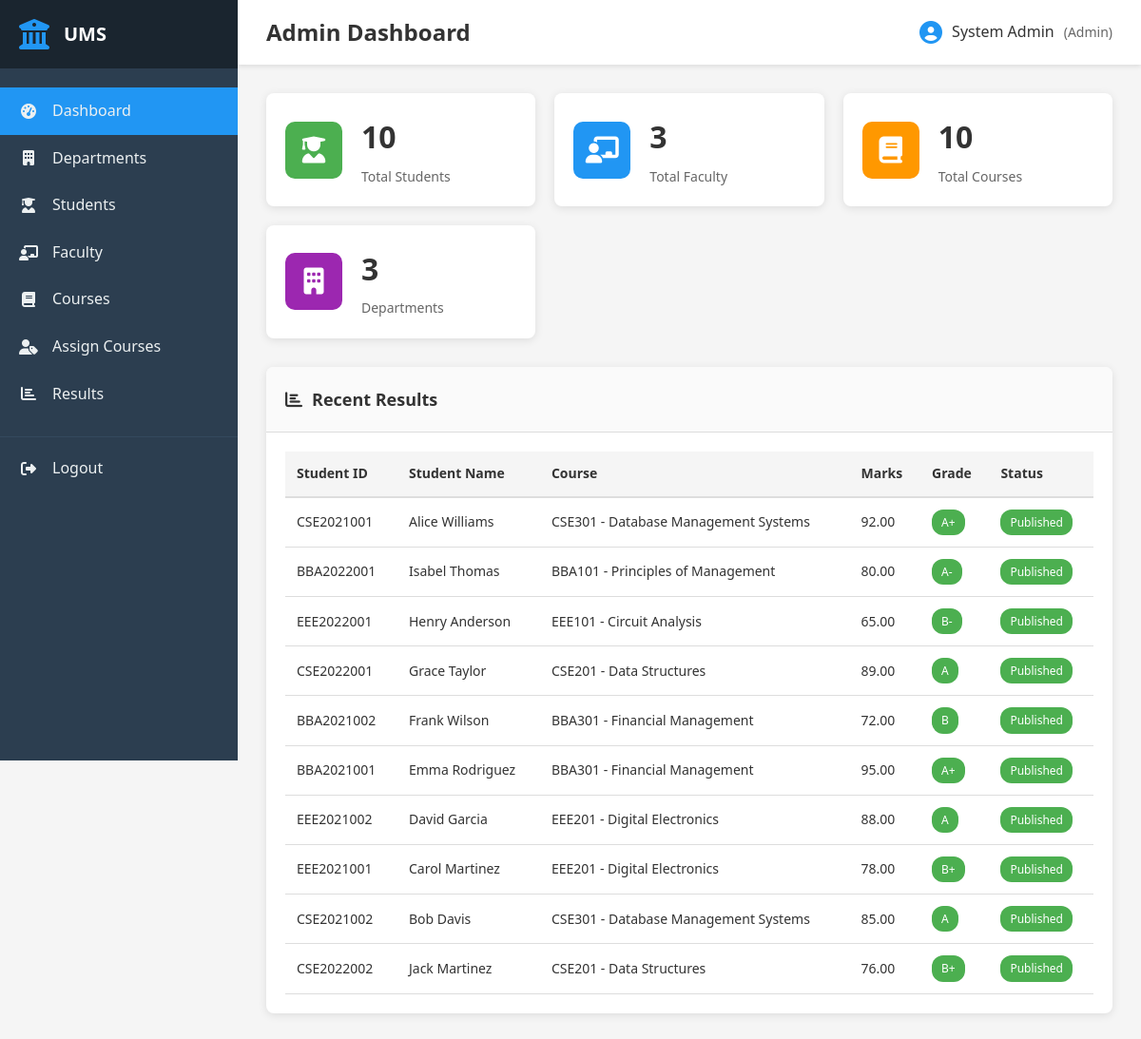
/admin/index.php (signed in), run on the app's committed database.
### tables this page shows
CREATE TABLE results (
    id INT AUTO_INCREMENT PRIMARY KEY,
    student_id INT NOT NULL,
    course_id INT NOT NULL,
    marks DECIMAL(5,2) NOT NULL,
    grade VARCHAR(5),
    grade_point DECIMAL(3,2),
    faculty_id INT,
    semester INT NOT NULL,
    academic_year VARCHAR(10) NOT NULL,
    published TINYINT(1) DEFAULT 0,
    created_at TIMESTAMP DEFAULT CURRENT_TIMESTAMP,
    updated_at TIMESTAMP DEFAULT CURRENT_TIMESTAMP ON UPDATE CURRENT_TIMESTAMP,
    FOREIGN KEY (student_id) REFERENCES students(id) ON DELETE CASCADE,
    FOREIGN KEY (course_id) REFERENCES courses(id) ON DELETE CASCADE,
    FOREIGN KEY (faculty_id) REFERENCES faculty(id) ON DELETE SET NULL
);

CREATE TABLE students (
    id INT AUTO_INCREMENT PRIMARY KEY,
    user_id INT NOT NULL,
    student_id VARCHAR(20) NOT NULL UNIQUE,
    name VARCHAR(100) NOT NULL,
    department_id INT,
    year INT NOT NULL,
    semester INT NOT NULL,
    created_at TIMESTAMP DEFAULT CURRENT_TIMESTAMP,
    FOREIGN KEY (user_id) REFERENCES users(id) ON DELETE CASCADE,
    FOREIGN KEY (department_id) REFERENCES departments(id) ON DELETE SET NULL
);

CREATE TABLE courses (
    id INT AUTO_INCREMENT PRIMARY KEY,
    course_code VARCHAR(20) NOT NULL UNIQUE,
    course_name VARCHAR(150) NOT NULL,
    credit DECIMAL(3,1) NOT NULL,
    department_id INT,
    semester INT NOT NULL,
    created_at TIMESTAMP DEFAULT CURRENT_TIMESTAMP,
    FOREIGN KEY (department_id) REFERENCES departments(id) ON DELETE SET NULL
);

### includes/functions.php (called while the page is built, shortened)
<?php
function hasRole($role) {
    return isset($_SESSION['role']) && $_SESSION['role'] === $role;
}
function clean($data) {
    return htmlspecialchars($data, ENT_QUOTES, 'UTF-8');
}
?>

### admin/index.php (the view, shortened to what this page needs)
<?php
require_once __DIR__ . '/../includes/functions.php';
$page_title = 'Admin Dashboard';
$total_students = $conn->query("SELECT COUNT(*) as count FROM students")->fetch_assoc()['count'];
$total_faculty = $conn->query("SELECT COUNT(*) as count FROM faculty")->fetch_assoc()['count'];
$total_courses = $conn->query("SELECT COUNT(*) as count FROM courses")->fetch_assoc()['count'];
$total_departments = $conn->query("SELECT COUNT(*) as count FROM departments")->fetch_assoc()['count'];
$recent_results = $conn->query("
    SELECT r.*, s.name as student_name, s.student_id, c.course_name, c.course_code
    FROM results r
    JOIN students s ON r.student_id = s.id
    JOIN courses c ON r.course_id = c.id
    ORDER BY r.created_at DESC
    LIMIT 10
");
include __DIR__ . '/../includes/header.php';
?>
<div class="dashboard-stats">
    <div class="stat-card">
        <div class="stat-icon" style="background: #4CAF50;">
            <i class="fas fa-user-graduate"></i>
        </div>
        <div class="stat-details">
            <h3><?php echo $total_students; ?></h3>
            <p>Total Students</p>
        </div>
    </div>
    <div class="stat-card">
        <div class="stat-icon" style="background: #2196F3;">
            <i class="fas fa-chalkboard-teacher"></i>
        </div>
        <div class="stat-details">
            <h3><?php echo $total_faculty; ?></h3>
            <p>Total Faculty</p>
        </div>
    </div>
    <div class="stat-card">
        <div class="stat-icon" style="background: #FF9800;">
            <i class="fas fa-book"></i>
        </div>
        <div class="stat-details">
            <h3><?php echo $total_courses; ?></h3>
            <p>Total Courses</p>
        </div>
    </div>
    <div class="stat-card">
        <div class="stat-icon" style="background: #9C27B0;">
            <i class="fas fa-building"></i>
        </div>
        <div class="stat-details">
            <h3><?php echo $total_departments; ?></h3>
            <p>Departments</p>
        </div>
    </div>
</div>
<div class="content-card">
    <div class="card-header">
        <h3><i class="fas fa-chart-bar"></i> Recent Results</h3>
    </div>
    <div class="card-body">
        <div class="table-responsive">
            <table class="data-table">
                <thead>
                    <tr>
                        <th>Student ID</th>
                        <th>Student Name</th>
                        <th>Course</th>
                        <th>Marks</th>
                        <th>Grade</th>
                        <th>Status</th>
                    </tr>
                </thead>
                <tbody>
                    <?php while ($row = $recent_results->fetch_assoc()): ?>
                    <tr>
                        <td><?php echo clean($row['student_id']); ?></td>
                        <td><?php echo clean($row['student_name']); ?></td>
                        <td><?php echo clean($row['course_code'] . ' - ' . $row['course_name']); ?></td>
                        <td><?php echo clean($row['marks']); ?></td>
                        <td><span class="badge badge-<?php echo $row['grade'] == 'F' ? 'danger' : 'success'; ?>"><?php echo clean($row['grade']); ?></span></td>
                        <td>
                            <?php if ($row['published']): ?>
                                <span class="badge badge-success">Published</span>
                            <?php else: ?>
                                <span class="badge badge-warning">Draft</span>
                            <?php endif; ?>
                        </td>
                    </tr>
                    <?php endwhile; ?>
                </tbody>
            </table>
        </div>
    </div>
</div>
<?php include __DIR__ . '/../includes/footer.php'; ?>

### includes/header.php (shortened to what this page needs)
<!DOCTYPE html>
<html lang="en">
<head>
    <link rel="stylesheet" href="/assets/css/style.css">
    <link rel="stylesheet" href="https://cdnjs.cloudflare.com/ajax/libs/font-awesome/6.4.0/css/all.min.css">
</head>
<body>
    <?php if (isset($_SESSION['user_id'])): ?>
    <div class="main-wrapper">
        <?php include __DIR__ . '/sidebar.php'; ?>
        <div class="content-wrapper">
            <header class="top-header">
                <div class="header-left">
                    <h1 class="page-title"><?php echo isset($page_title) ? clean($page_title) : 'Dashboard'; ?></h1>
                </div>
                <div class="header-right">
                    <div class="user-info">
                        <i class="fas fa-user-circle"></i>
                        <span><?php echo clean($_SESSION['name']); ?></span>
                        <span class="user-role">(<?php echo ucfirst(clean($_SESSION['role'])); ?>)</span>
                    </div>
                </div>
            </header>
            <main class="main-content">
    <?php else: ?>
    <div class="login-wrapper">
    <?php endif; ?>

### includes/sidebar.php (shortened to what this page needs)
<aside class="sidebar" id="sidebar">
    <div class="sidebar-header">
        <i class="fas fa-university"></i>
        <h2>UMS</h2>
    </div>
    <nav class="sidebar-nav">
        <?php if (hasRole('admin')): ?>
            <a href="/admin/index.php" class="nav-item">
                <i class="fas fa-tachometer-alt"></i>
                <span>Dashboard</span>
            </a>
            <a href="/admin/departments.php" class="nav-item">
                <i class="fas fa-building"></i>
                <span>Departments</span>
            </a>
            <a href="/admin/students.php" class="nav-item">
                <i class="fas fa-user-graduate"></i>
                <span>Students</span>
            </a>
            <a href="/admin/faculty.php" class="nav-item">
                <i class="fas fa-chalkboard-teacher"></i>
                <span>Faculty</span>
            </a>
            <a href="/admin/courses.php" class="nav-item">
                <i class="fas fa-book"></i>
                <span>Courses</span>
            </a>
            <a href="/admin/assign-courses.php" class="nav-item">
                <i class="fas fa-user-tag"></i>
                <span>Assign Courses</span>
            </a>
            <a href="/admin/results.php" class="nav-item">
                <i class="fas fa-chart-bar"></i>
                <span>Results</span>
            </a>
        <?php endif; ?>
        <a href="/logout.php" class="nav-item nav-logout">
            <i class="fas fa-sign-out-alt"></i>
            <span>Logout</span>
        </a>
    </nav>
</aside>

### includes/footer.php (shortened to what this page needs)
    <?php if (isset($_SESSION['user_id'])): ?>
            </main>
        </div>
    </div>
    <?php else: ?>
    </div>
    <?php endif; ?>
</body>
</html>

### assets/css/style.css (style rules this page uses)
* { margin: 0; padding: 0; box-sizing: border-box; }
:root { --primary-color: #2196F3; --secondary-color: #1976D2; --success-color: #4CAF50; --danger-color: #f44336; --warning-color: #FF9800; --info-color: #00BCD4; --dark-color: #333; --light-color: #f5f5f5; --border-color: #ddd; --sidebar-width: 250px; }
body { font-family: 'Segoe UI', Tahoma, Geneva, Verdana, sans-serif; background: #f5f5f5; color: #333; line-height: 1.6; }
.main-wrapper { display: flex; min-height: 100vh; }
.sidebar { width: var(--sidebar-width); background: #2c3e50; color: white; position: fixed; height: 100vh; overflow-y: auto; transition: transform 0.3s ease; z-index: 1000; }
.sidebar-header { padding: 20px; background: #1a252f; display: flex; align-items: center; gap: 15px; }
.sidebar-header i { font-size: 32px; color: var(--primary-color); }
.sidebar-header h2 { font-size: 20px; font-weight: 600; }
.sidebar-nav { padding: 20px 0; }
.nav-item { display: flex; align-items: center; gap: 15px; padding: 12px 20px; color: #ecf0f1; text-decoration: none; transition: all 0.3s ease; }
.nav-item.active { background: var(--primary-color); }
.nav-item i { width: 20px; text-align: center; }
.nav-logout { margin-top: 20px; border-top: 1px solid #34495e; padding-top: 20px; }
.content-wrapper { flex: 1; margin-left: var(--sidebar-width); display: flex; flex-direction: column; }
.top-header { background: white; padding: 15px 30px; box-shadow: 0 2px 5px rgba(0,0,0,0.1); display: flex; justify-content: space-between; align-items: center; position: sticky; top: 0; z-index: 100; }
.header-left { display: flex; align-items: center; gap: 20px; }
.page-title { font-size: 24px; color: var(--dark-color); font-weight: 600; }
.user-info { display: flex; align-items: center; gap: 10px; color: var(--dark-color); }
.user-info i { font-size: 24px; color: var(--primary-color); }
.user-role { color: #666; font-size: 14px; }
.main-content { padding: 30px; flex: 1; }
.dashboard-stats { display: grid; grid-template-columns: repeat(auto-fit, minmax(250px, 1fr)); gap: 20px; margin-bottom: 30px; }
.stat-card { background: white; border-radius: 8px; padding: 20px; display: flex; align-items: center; gap: 20px; box-shadow: 0 2px 10px rgba(0,0,0,0.1); transition: transform 0.3s ease; }
.stat-icon { width: 60px; height: 60px; border-radius: 10px; display: flex; align-items: center; justify-content: center; color: white; font-size: 28px; }
.stat-details h3 { font-size: 32px; font-weight: 700; color: var(--dark-color); margin-bottom: 5px; }
.stat-details p { color: #666; font-size: 14px; }
.content-card { background: white; border-radius: 8px; box-shadow: 0 2px 10px rgba(0,0,0,0.1); margin-bottom: 20px; overflow: hidden; }
.card-header { padding: 20px; border-bottom: 1px solid var(--border-color); background: #fafafa; }
.card-header h3 { font-size: 18px; font-weight: 600; color: var(--dark-color); display: flex; align-items: center; gap: 10px; }
.card-body { padding: 20px; }
.table-responsive { overflow-x: auto; }
.data-table { width: 100%; border-collapse: collapse; font-size: 14px; }
.data-table thead { background: #f5f5f5; }
.data-table th { padding: 12px; text-align: left; font-weight: 600; color: var(--dark-color); border-bottom: 2px solid var(--border-color); }
.data-table td { padding: 12px; border-bottom: 1px solid var(--border-color); }
.badge { display: inline-block; padding: 4px 10px; border-radius: 12px; font-size: 12px; font-weight: 500; }
.badge-success { background: var(--success-color); color: white; }

### data on the page
results: student.student_id "CSE2021001", student.name "Alice Williams", course.course_name "CSE301 - Database Management Systems", marks "92.00", grade "A+", published "Published"
results: student.student_id "BBA2022001", student.name "Isabel Thomas", course.course_name "BBA101 - Principles of Management", marks "80.00", grade "A-", published "Published"
results: student.student_id "EEE2022001", student.name "Henry Anderson", course.course_name "EEE101 - Circuit Analysis", marks "65.00", grade "B-", published "Published"
results: student.student_id "CSE2022001", student.name "Grace Taylor", course.course_name "CSE201 - Data Structures", marks "89.00", grade "A", published "Published"
results: student.student_id "BBA2021002", student.name "Frank Wilson", course.course_name "BBA301 - Financial Management", marks "72.00", grade "B", published "Published"
results: student.student_id "BBA2021001", student.name "Emma Rodriguez", course.course_name "BBA301 - Financial Management", marks "95.00", grade "A+", published "Published"
results: student.student_id "EEE2021002", student.name "David Garcia", course.course_name "EEE201 - Digital Electronics", marks "88.00", grade "A", published "Published"
results: student.student_id "EEE2021001", student.name "Carol Martinez", course.course_name "EEE201 - Digital Electronics", marks "78.00", grade "B+", published "Published"
results: student.student_id "CSE2021002", student.name "Bob Davis", course.course_name "CSE301 - Database Management Systems", marks "85.00", grade "A", published "Published"
results: student.student_id "CSE2022002", student.name "Jack Martinez", course.course_name "CSE201 - Data Structures", marks "76.00", grade "B+", published "Published"

### other printed values
$page_title "Admin Dashboard"
$_SESSION['name'] "System Admin"
$_SESSION['role'] "Admin"
$total_students "10"
$total_faculty "3"
$total_courses "10"
$total_departments "3"
